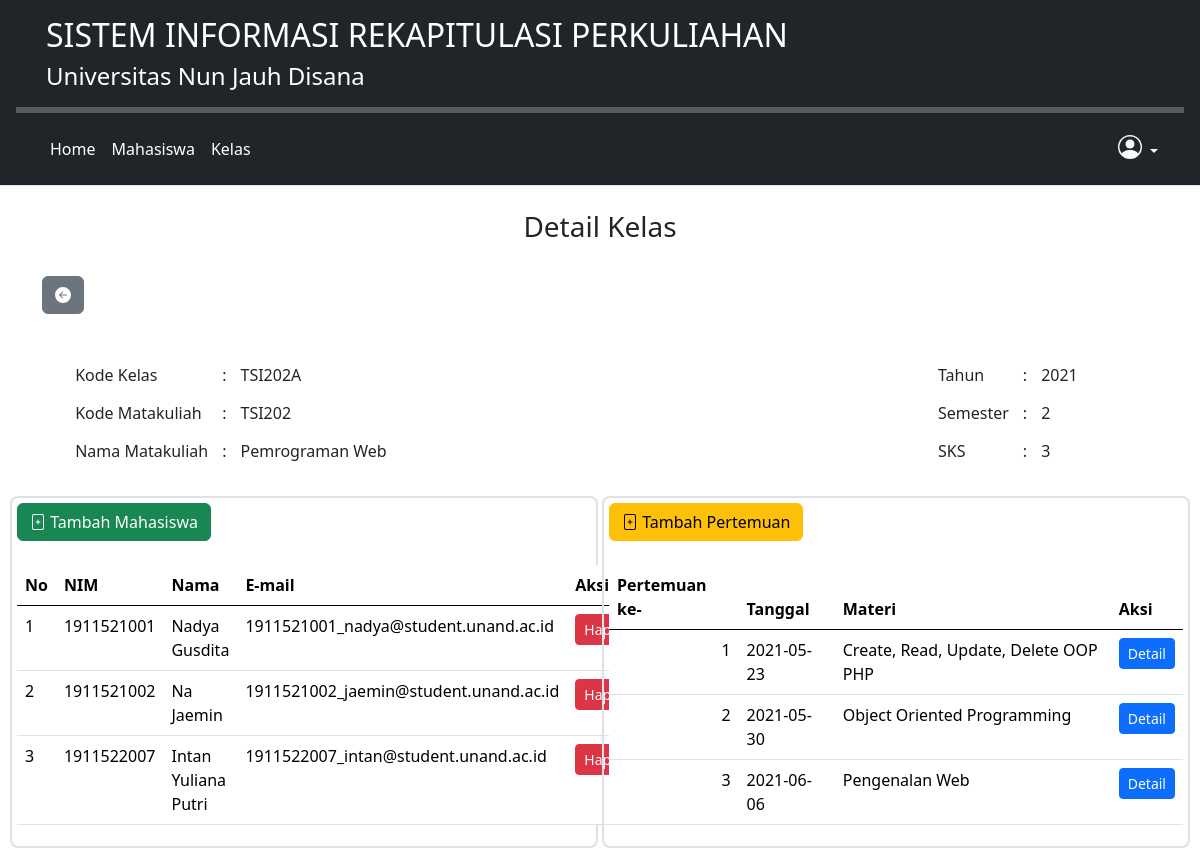
Page /detail_kelas.php?kelas_id=1 (signed in) on the committed database.
### tables this page shows
CREATE TABLE `kelas` (
  `kelas_id` int(11) NOT NULL,
  `kode_kelas` varchar(50) NOT NULL,
  `kode_matkul` varchar(50) NOT NULL,
  `nama_matkul` varchar(50) NOT NULL,
  `tahun` int(11) NOT NULL,
  `semester` int(11) NOT NULL,
  `sks` int(11) NOT NULL
);

CREATE TABLE `mahasiswa` (
  `mahasiswa_id` int(11) NOT NULL,
  `nama` varchar(50) DEFAULT NULL,
  `nim` varchar(18) DEFAULT NULL,
  `email` varchar(50) DEFAULT NULL,
  `tipe` int(11) DEFAULT NULL,
  `pass` int(11) DEFAULT NULL
);

CREATE TABLE `pertemuan` (
  `pertemuan_id` int(11) NOT NULL,
  `kelas_id` int(11) NOT NULL,
  `pertemuan_ke` int(11) NOT NULL,
  `tanggal` date NOT NULL,
  `materi` varchar(50) NOT NULL
);

### detail_kelas.php (the view, shortened to what this page needs)
<?php
include "_headeradmin.php";
include "database.php";
$klsid = $_REQUEST['kelas_id'];
$hasil = $db->query("SELECT * FROM kelas WHERE kelas_id='$klsid'");
$hasil2 = $db->query("SELECT * FROM pertemuan WHERE kelas_id='$klsid'");
$hasil1 = $db->query("SELECT mahasiswa.nim, mahasiswa.nama, mahasiswa.email, mahasiswa.mahasiswa_id FROM mahasiswa, krs, kelas WHERE mahasiswa.mahasiswa_id=krs.mahasiswa_id AND
kelas.kelas_id=krs.kelas_id AND kelas.kelas_id='$klsid' GROUP BY mahasiswa.nim ");
$no = 1;
?>
<div class="container-md">
    <div class="row">
        <div class="col text-center my-4">
            <h3>Detail Kelas</h3>
        </div>
    </div>
    <div class="row">
        <div class="col">
            <a href="kelasadmin.php">
                <button type="button" class="btn btn-secondary mb-3">
                    <svg xmlns="http://www.w3.org/2000/svg" width="16" height="16" fill="currentColor" class="bi bi-arrow-left-circle-fill" viewBox="0 0 16 16">
                        <path d="M8 0a8 8 0 1 0 0 16A8 8 0 0 0 8 0zm3.5 7.5a.5.5 0 0 1 0 1H5.707l2.147 2.146a.5.5 0 0 1-.708.708l-3-3a.5.5 0 0 1 0-.708l3-3a.5.5 0 1 1 .708.708L5.707 7.5H11.5z" />
                    </svg>
                </button>
            </a>
        </div>
    </div>
    <?php
    while ($row1 = mysqli_fetch_assoc($hasil)) {
    ?>
        <div style="margin:15px;padding:1%;width:50%;float:left;">
            <table cellpadding="7">
                <tbody>
                    <tr>
                        <td> <?php echo "Kode Kelas " ?></td>
                        <td> : </td>
                        <td><?php echo $row1['kode_kelas'] ?> </td>
                    </tr>
                    <tr>
                        <td> <?php echo "Kode Matakuliah    " ?></td>
                        <td> : </td>
                        <td><?php echo $row1['kode_matkul'] ?> </td>
                    </tr>
                    <tr>
                        <td> <?php echo "Nama Matakuliah    " ?></td>
                        <td> : </td>
                        <td><?php echo $row1['nama_matkul'] ?> </td>
                    </tr>
                </tbody>
            </table>
        </div>
        <div style="margin:15px;padding:1%;width:20%;float:right;">
            <table cellpadding="7">
                <tbody>
                    <tr>
                        <td> <?php echo "Tahun    " ?></td>
                        <td> : </td>
                        <td><?php echo $row1['tahun'] ?> </td>
                    </tr>
                    <tr>
                        <td> <?php echo "Semester    " ?></td>
                        <td> : </td>
                        <td><?php echo $row1['semester'] ?> </td>
                    </tr>
                    <tr>
                        <td> <?php echo "SKS    " ?></td>
                        <td> : </td>
                        <td><?php echo $row1['sks'] ?> </td>
                    </tr>
                </tbody>
            </table>
        </div>
    <?php
    }
    ?>
</div>
<div class="border border-2 rounded-3" style="padding:5px;width:49%;float:left;margin-left:10px;">
    <a href="tambah_mhs.php?kelas_id=<?php echo $klsid; ?>">
        <button type="button" class="btn btn-success"> Tambah Mahasiswa</button>
    </a>
    <br> <br>
    <table class="table">
        <thead>
            <tr>
                <th scope="col">No</th>
                <th scope="col">NIM</th>
                <th scope="col">Nama</th>
                <th scope="col">E-mail</th>
                <th scope="col">Aksi</th>
            </tr>
        </thead>
        <tbody>
            <?php
            while ($row = mysqli_fetch_assoc($hasil1)) {
            ?>
                <tr>
                    <td><?php echo $no++ ?></td>
                    <td><?php echo $row['nim'] ?></td>
                    <td><?php echo $row['nama'] ?></td>
                    <td><?php echo $row['email'] ?></td>
                    <td>
                        <a href="hapus_mhs.php?kelas_id=<?php echo $klsid; ?>&mhs_id=<?php echo $row['mahasiswa_id']; ?>"><button class="btn btn-danger btn-sm" onclick="return confirm('Apakah anda yakin ingin menghapus data ini?');">Hapus</button></a>
                    </td>
                </tr>
            <?php
            }
            ?>
        </tbody>
    </table>
</div>
<div class="border border-2 rounded-3" style="padding:5px;width:49%;float:right;margin-right:10px;">
    <a href="tambah_pertemuan.php?kelas_id=<?= $klsid; ?>">
        <button type="button" class="btn btn-warning"> Tambah Pertemuan</button>
    </a>
    <br> <br>
    <table class="table">
        <thead>
            <tr>
                <th scope="col">Pertemuan ke-</th>
                <th scope="col">Tanggal</th>
                <th scope="col">Materi</th>
                <th scope="col">Aksi</th>
            </tr>
        </thead>
        <tbody>
            <?php
            while ($row2 = mysqli_fetch_assoc($hasil2)) {
            ?>
                <tr>
                    <td align="right"><?php echo $row2['pertemuan_ke'] ?></td>
                    <td><?php echo $row2['tanggal'] ?></td>
                    <td><?php echo $row2['materi'] ?></td>
                    <td>
                        <a href="detail_pertemuan.php?pertemuan_id=<?php echo $row2['pertemuan_id']; ?>&kelas_id=<?php echo $klsid; ?>"><button class="btn btn-primary btn-sm">Detail</button></a>
                    </td>
                </tr>
            <?php
            }
            ?>
        </tbody>
    </table>
</div>

### style.css (style rules this page uses)
body { background-color: rgba(255, 255, 255, 0.979); }
.bi { vertical-align: -0.125em; fill: currentColor; }

### rows in the picture
kelas: kode_kelas "TSI202A", kode_matkul "TSI202", nama_matkul "Pemrograman Web", tahun "2021", semester "2", sks "3"
mahasiswa: nim "1911521001", nama "Nadya Gusdita", email "1911521001_nadya@student.unand.ac.id"
mahasiswa: nim "1911521002", nama "Na Jaemin", email "1911521002_jaemin@student.unand.ac.id"
mahasiswa: nim "1911522007", nama "Intan Yuliana Putri", email "1911522007_intan@student.unand.ac.id"
pertemuan: pertemuan_ke "1", tanggal "2021-05-23", materi "Create, Read, Update, Delete OOP PHP"
pertemuan: pertemuan_ke "2", tanggal "2021-05-30", materi "Object Oriented Programming"
pertemuan: pertemuan_ke "3", tanggal "2021-06-06", materi "Pengenalan Web"
